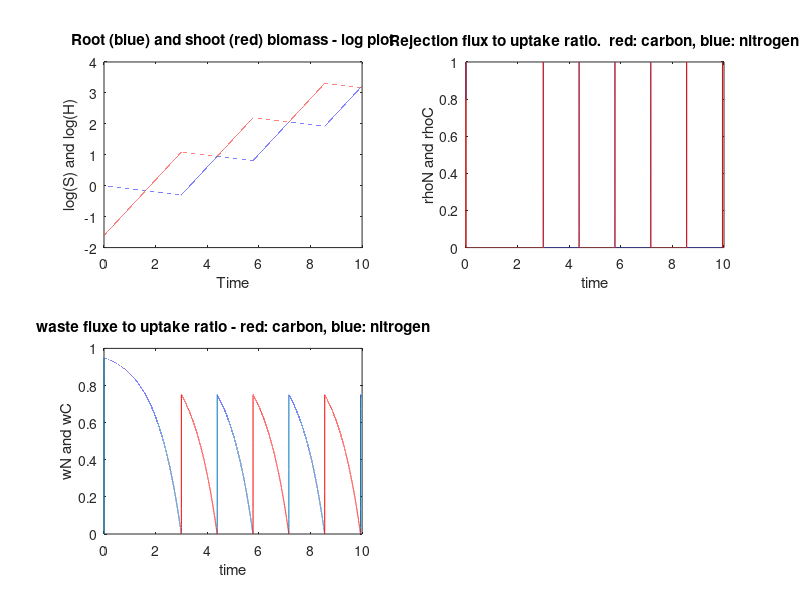

Here is the MATLAB script that generated this plot:
%MINIMAL PLANT MODEL - BASED ON NISBET NOTES OF 6/12/15

%CODE LAST UPDATED 5/25/15

clear all

%CHOICE OF IMPLEMENTATIONS OF SYNTHESIZING UNIT - COMMENT THE ONE NOT USED
synth = @(x,y) min(x,y);      % MINIMUM RULE
%synth = @(x,y) x*y*(x+y)/(x^2+ x*y + y^2);    %PARALLEL, COMPLEMENTARY SU


%Run specification
dt=0.0001;		% time step.
tmax=10;     % run length
t=0:dt:tmax;  %time vector.

%model parameters
alphaC=1;  alphaN=1; gammaR=0.1; gammaS=0.1; betaS=0.25; betaR=1.0; sigmaR=0.0; sigmaS=0.0;


%initialization - somewhat arbitrary
S(1)=0.2;  R(1)=1.0; 
UC(1) = alphaC*S(1);  UN(1) = alphaN*R(1); 
rhoC(1)=UC(1); rhoN(1)=UN(1); 
TS(1) = gammaS*S(1);  TR(1) = gammaR*R(1);
rS(1) = sigmaS*betaS*gammaS*S(1); rR(1)=sigmaR*betaR*gammaR*R(1);
QS(1) = 0;  QR(1)=0;
wN(1) = 0;
wC(1) = 0;  

%updating
for i=2:length(t),	
   UC(i)=alphaC*S(i-1);    UN(i)=alphaN*R(i-1);
   TS(i)=gammaS*S(i-1);    TR(i)=gammaR*R(i-1);
   rS(i)=sigmaS*betaS*gammaS*S(i-1); rR(i)=sigmaR*betaR*gammaR*R(i-1);
   QS(i)=synth(UC(i), (rhoN(i-1)+rS(i))/betaS);
   QR(i)=synth(rhoC(i-1),(UN(i)+rR(i))/betaR);
   rhoC(i)=max(UC(i)-QS(i),0); 
   rhoN(i)=max(UN(i)+rR(i)-betaR*QR(i),0);
   wC(i)=max(rhoC(i)-QR(i),0);
   wN(i)=max(rhoN(i)+rS(i)*betaS-QS(i)*betaS,0);
   S(i)=S(i-1)+dt*(QS(i)-TS(i));
   R(i)=R(i-1)+dt*(QR(i)-TR(i));
   end


%Estimate final slope
M=length(t);
R(M);
S(M);
slope=(log(R(M))-log(R(M-10)))/(10*dt)

%Plots.
subplot(2,2,1)
plot(t,log(R),t, log(S),'r')
%hold on
%plot(t,log(S), 'r')
title('Root (blue) and shoot (red) biomass - log plot');
xlabel('Time');
ylabel('log(S) and log(H)');
%hold off

subplot(2,2,2)
plot(t,rhoN./UN)
hold on
plot(t,rhoC./UC,'r')
hold off
title('Rejection flux to uptake ratio.  red: carbon, blue: nitrogen');
xlabel('time')
ylabel('rhoN and rhoC')

subplot(2,2,3)
plot(t,wN./UN)
hold on
plot(t,wC./UC,'r')
hold off
title('waste fluxe to uptake ratio - red: carbon, blue: nitrogen');
xlabel('time')
ylabel('wN and wC')

